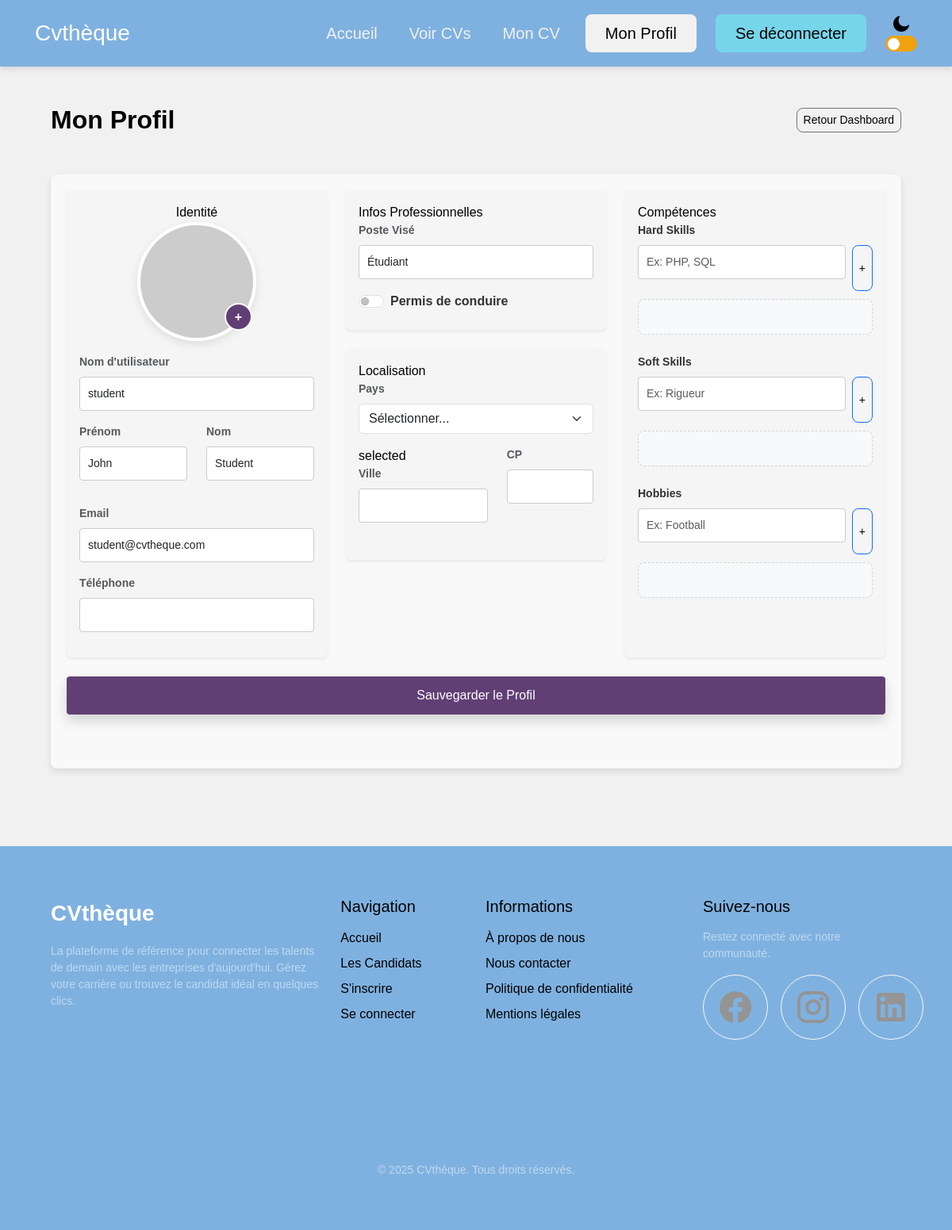
Page /index.php?page=profile-edit (signed in) on the committed database.
### tables this page shows
CREATE TABLE IF NOT EXISTS `user` (
  `id` int(11) NOT NULL AUTO_INCREMENT,
  `pwd` varchar(256) NOT NULL,
  `email` varchar(100) NOT NULL,
  `role_id` int(11) NOT NULL DEFAULT 1,
  `firstname` varchar(100) NOT NULL,
  `lastname` varchar(100) NOT NULL,
  `job_title` longtext DEFAULT NULL,
  `picture` longtext DEFAULT NULL,
  `phone` varchar(100) NOT NULL,
  `driver_licence` tinyint(4) DEFAULT NULL,
  `username` varchar(100) NOT NULL,
  `country_id` int(10) UNSIGNED DEFAULT NULL,
  `is_active` tinyint(1) DEFAULT 1,
  PRIMARY KEY (`id`),
  KEY `fk_user_role_idx` (`role_id`),
  KEY `fk_user_country1_idx` (`country_id`)
);

### config/release.php (called while the page is built, shortened)
<?php
function userData(PDO $pdo, $user_id)
{
  $sql = "SELECT * FROM `user`
          LEFT JOIN `user_has_skills` ON user_has_skills.user_id = user.id
          LEFT JOIN `skills` ON user_has_skills.skills_id = skills.id
          LEFT JOIN `user_has_education` ON user_has_education.user_id = user.id
          LEFT JOIN `education` ON user_has_education.education_id = education.id
          LEFT JOIN `experience` ON experience.user_id = user.id
          LEFT JOIN `address` ON address.user_id = user.id
          LEFT JOIN `country` ON user.country_id = country.id
          WHERE user.id='$user_id'";
  return $pdo->query($sql)->fetchAll();
};

### pages/profile-edit.php (the view, shortened to what this page needs)
<?php
include './config/release.php';
$user_id = $_SESSION['user']['id'];
$userResults = userData($pdo, $user_id);
foreach ($userResults as $u) {
    ?>
    <div class="container py-5">
        <div class="d-flex justify-content-between align-items-center mb-4">
            <h2 class="fw-bold m-0">Mon Profil</h2>
            <a href="index.php?page=profile-user" class="btn btn-outline-secondary btn-sm btn-return-dashboard">
                Retour Dashboard
            </a>
        </div>
        <form method="post" enctype="multipart/form-data" id="profileForm">
            <div class="row g-4">
                <div class="col-lg-4">
                    <div class="card shadow-sm border-0 h-100">
                        <div class="card-body">
                            <div class="edit-section-title text-center">Identité</div>
                            <div class="profile-edit-avatar-container">
                                <?php $imgSrc = !empty($u['picture']) ? $u['picture'] : 'https://via.placeholder.com/150'; ?>
                                <img src="<?= htmlspecialchars($imgSrc) ?>" id="avatar-preview" class="profile-edit-avatar">
                                <label for="picture-input" class="btn-upload-icon" title="Changer la photo">+</label>
                            </div>
                            <div class="mb-3">
                                <label class="form-label small text-muted">Nom d'utilisateur</label>
                                <input type="text" name="username" class="form-control" value="<?= htmlspecialchars($u['username']) ?>">
                            </div>
                            <div class="row">
                                <div class="col-6 mb-3">
                                    <label class="form-label small text-muted">Prénom</label>
                                    <input type="text" name="firstname" class="form-control"
                                           value="<?= htmlspecialchars($u['firstname']) ?>">
                                </div>
                                <div class="col-6 mb-3">
                                    <label class="form-label small text-muted">Nom</label>
                                    <input type="text" name="lastname" class="form-control" value="<?= htmlspecialchars($u['lastname']) ?>">
                                </div>
                            </div>
                            <div class="mb-3">
                                <label class="form-label small text-muted">Email</label>
                                <input type="email" name="email" class="form-control" value="<?= htmlspecialchars($u['email']) ?>">
                            </div>
                            <div class="mb-3">
                                <label class="form-label small text-muted">Téléphone</label>
                                <input type="text" name="phone" class="form-control" value="<?= htmlspecialchars($u['phone']) ?>">
                            </div>
                        </div>
                    </div>
                </div>
                <div class="col-lg-4">
                    <div class="card shadow-sm border-0 mb-4">
                        <div class="card-body">
                            <div class="edit-section-title">Infos Professionnelles</div>
                            <div class="mb-3">
                                <label class="form-label small text-muted">Poste Visé</label>
                                <input type="text" name="job_title" class="form-control" value="<?= htmlspecialchars($u['job_title']) ?>">
                            </div>
                            <div class="form-check form-switch">
                                <input class="form-check-input" type="checkbox" name="driver_licence" id="driver_licence"
                                        <?= $u['driver_licence'] ? 'checked' : '' ?>>
                                <label class="form-check-label" for="driver_licence">Permis de conduire</label>
                            </div>
                        </div>
                    </div>
                    <div class="card shadow-sm border-0 mb-4">
                        <div class="card-body">
                            <div class="edit-section-title">Localisation</div>
                            <div class="mb-3">
                                <label class="form-label small text-muted">Pays</label>
                                <select name="country" class="form-select">
                                    <option value="">Sélectionner...</option>
                                </select>
                            </div>
                            <div class="row">
                                <div class="col-7 mb-3">selected
                                    <label class="form-label small text-muted">Ville</label>
                                    <input type="text" name="city" class="form-control" value="<?= htmlspecialchars($u['city']) ?>">
                                </div>
                                <div class="col-5 mb-3">
                                    <label class="form-label small text-muted">CP</label>
                                    <input type="text" name="area_code" class="form-control"
                                           value="<?= htmlspecialchars($u['area_code']) ?>">
                                </div>
                            </div>
                        </div>
                    </div>
                </div>
                <div class="col-lg-4">
                    <div class="card shadow-sm border-0 h-100">
                        <div class="card-body">
                            <div class="edit-section-title">Compétences</div>
                            <div class="mb-4">
                                <label class="form-label small fw-bold">Hard Skills</label>
                                <div class="skills-input-wrapper">
                                    <input type="text" id="input-hard" class="form-control form-control-sm" name="hard_skills" placeholder="Ex: PHP, SQL">
                                    <button type="button" class="btn btn-sm btn-outline-primary" onclick="addSkillTag('hard')">
                                        +
                                    </button>
                                </div>
                                <div id="list-hard" class="skills-list-container">
                                </div>
                            </div>
                            <div class="mb-4">
                                <label class="form-label small fw-bold">Soft Skills</label>
                                <div class="skills-input-wrapper">
                                    <input type="text" id="input-soft" name="soft_skills" class="form-control form-control-sm" placeholder="Ex: Rigueur">
                                    <button type="button" class="btn btn-sm btn-outline-primary" onclick="addSkillTag('soft')">
                                        +
                                    </button>
                                </div>
                                <div id="list-soft" class="skills-list-container">
                                </div>
                            </div>
                            <div class="mb-4">
                                <label class="form-label small fw-bold">Hobbies</label>
                                <div class="skills-input-wrapper">
                                    <input type="text" id="input-hobbies" name="hobbies" class="form-control form-control-sm" placeholder="Ex: Football">
                                    <button type="button" class="btn btn-sm btn-outline-primary" onclick="addSkillTag('hobbies')">
                                        +
                                    </button>
                                </div>
                                <div id="list-hobbies" class="skills-list-container">
                                </div>
                            </div>
                        </div>
                    </div>
                </div>
            </div>
            <div class="row mt-4 mb-5">
                <div class="col-12 text-center">
                    <button type="submit" name="submit-save-all" class="btn btn-primary btn-lg px-5 shadow"
                            onclick="prepareTagsForSubmit()">
                        Sauvegarder le Profil
                    </button>
                </div>
            </div>
        </form>
    </div>
<?php } ?>

### assets/css/index.css (style rules this page uses)
* { box-sizing: border-box; }
[data-theme = "light"] { --bg-color: #F1F1F1; --bg2-color: #f5f5f5; --text-color: #010101; --text-color-inverse: #f1f1f1; --profile-bg-card: #797777; --guest-main: #613F75; --guest-hover: #7d5c9c; --guest-primary: #b6859a; --guest-secondary: #965e78; --guest-tertiary: #F39199; --student-main: var(--student-primary); --student-hover: #5C90C7; --student-primary: #7fb1e0; --student-secondary: #77d5ea; --student-tertiary: #A6D4FF; --admin-main: var(--admin-primary); --admin-hover: #C75C5C; --admin-primary: #E38A8A; --admin-secondary: #c75c75; --admin-tertiary: #FFA6A6; }
body { margin: 0; min-height: 100vh; display: flex; flex-direction: column; font-family: Arial, sans-serif; background-color: var(--bg-color); color: var(--text-color); transition: background-color 0.3s ease, color 0.3s ease; }
a { list-style: none; text-decoration: none; color: var(--text-color); }
.container { margin: 0 auto; padding: 4rem; }
.container { margin: 0 auto; max-width: 1200px; }
.profile-edit-avatar-container { position: relative; width: 150px; height: 150px; margin: 0 auto 1rem auto; }
.profile-edit-avatar { width: 100%; height: 100%; object-fit: cover; border-radius: 50%; border: 4px solid #fff; box-shadow: 0 4px 12px rgba(0,0,0,0.1); }
.btn-upload-icon { position: absolute; bottom: 5px; right: 5px; background-color: var(--guest-main); color: white; width: 35px; height: 35px; border-radius: 50%; display: flex; align-items: center; justify-content: center; cursor: pointer; border: 2px solid white; transition: transform 0.2s; }
.skills-input-wrapper { display: flex; gap: 8px; margin-bottom: 10px; }
.skills-list-container { display: flex; flex-wrap: wrap; gap: 8px; padding: 10px; background-color: #f8f9fa; border-radius: 8px; border: 1px dashed #ced4da; min-height: 45px; }
form { max-width: 3000px !important; }
.btn.btn-return-dashboard { margin: 0; }
.card { background-color: var(--bg2-color); color: var(--text-color); }

### assets/css/header-footer.css (style rules this page uses)
.btn { margin: 0 auto; cursor: pointer; transition: all 0.3s ease; color: var(--text-button); }
.btn { cursor: pointer; transition: all 0.3s ease; border-radius: 8px; }

### assets/css/register-login.css (style rules this page uses)
form { max-width: 600px; margin: 50px auto; padding: 20px; background-color: #f9f9f9; border-radius: 8px; box-shadow: 0 4px 8px rgba(0, 0, 0, 0.1); font-family: Arial, sans-serif; }
label { display: block; margin-bottom: 8px; font-weight: bold; color: #333; }
input[type="text"], input[type="submit"], input[type="password"], input[type="email"], textarea, select { width: 100%; padding: 10px; margin-bottom: 15px; border: 1px solid #ccc; border-radius: 4px; font-size: 14px; transition: border-color 0.3s ease; }
button[type="submit"] { width: 100%; padding: 12px; background-color: #613F75; color: #fff; border: none; border-radius: 4px; font-size: 16px; cursor: pointer; transition: background-color 0.3s ease; }

### rows in the picture
user: username "student", firstname "John", lastname "Student", email "student@cvtheque.com", job_title "Étudiant"
